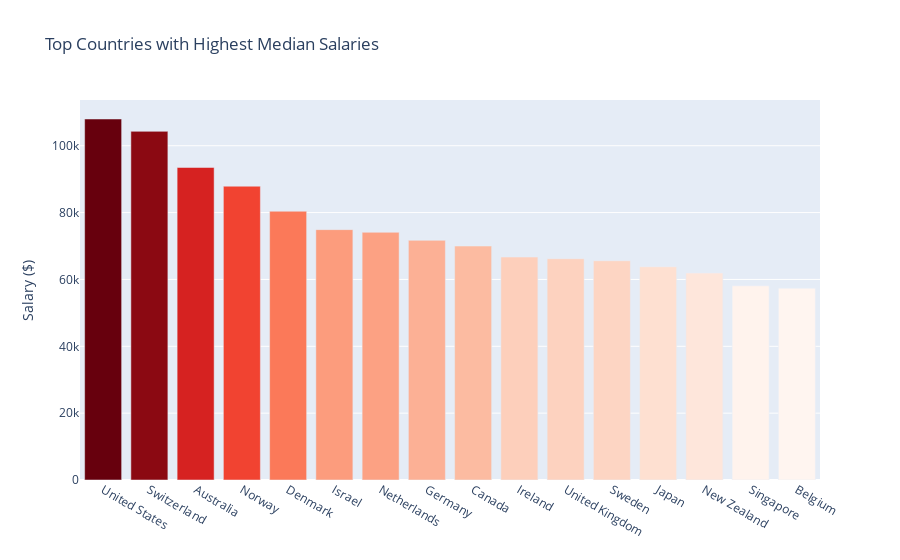

Notebook code for this chart:
### Markdown cell above
**The most wondering part of the survey is probably salaries. I think that there is no surprise in the ranking. However, before accepting a job offer,  I would recommend you to check [purchasing power parities](http://data.oecd.org/conversion/purchasing-power-parities-ppp.htm).** 

**Note: Although I calculate median salary that is more robust to outliers I dropped rate-adjusted monthly salaries less than 100 dollars more than 500.000 dollars for the following parts.**

### Code cell
mulchrep['CompensationAmount'] = mulchrep['CompensationAmount'].str.replace(',','')
mulchrep['CompensationAmount'] = mulchrep['CompensationAmount'].str.replace('-','')

salary = mulchrep[['CompensationAmount', 'CompensationCurrency', 'Country', 'JobSatisfaction', 
                    'CurrentJobTitleSelect', 'Age', 'GenderSelect']].dropna()

crates = pd.read_csv('/datasets/conversionRates.csv')
crates.drop('Unnamed: 0', axis=1, inplace=True)
salary = salary.merge(crates, left_on='CompensationCurrency', right_on='originCountry', how='left')
salary['Salary'] = pd.to_numeric(salary['CompensationAmount']) * salary['exchangeRate']

us_salary = salary[(salary['Salary'] > 100) & (salary['Salary'] < 500000) & 
                   (salary['Country'] == 'United States')] 
non_us_salary = salary[(salary['Salary'] > 100) & (salary['Salary'] < 500000) & 
                   (~(salary['Country'] == 'United States'))] 
sal_coun = salary.groupby('Country')['Salary'].median().round(-2).sort_values(ascending=False)[:16].\
    to_frame()

trace = go.Bar(
    x=sal_coun.index,
    y=sal_coun.Salary,
    marker=dict(
        color=sal_coun.Salary,
        colorscale='Reds'
    )
)

data = [trace]
layout = go.Layout(
    title = 'Top Countries with Highest Median Salaries',
    yaxis = dict(title='Salary ($)')
)

fig = go.Figure(data=data, layout=layout)
po.iplot(fig)

### Figure 1 — Plotly figure (JSON) as saved in the notebook; plotly's stock layout.template omitted (floating-point values rounded to 4 significant figures)
{"data": [{"marker": {"color": [108000, 104300, 93500, 87900, 80400, 74900, 74100, 71700, 70000, 66700, 66200, 65600, 63800, 61900, 58100, 57400], "colorscale": [[0, "rgb(255,245,240)"], [0.125, "rgb(254,224,210)"], [0.25, "rgb(252,187,161)"], [0.375, "rgb(252,146,114)"], [0.5, "rgb(251,106,74)"], [0.625, "rgb(239,59,44)"], [0.75, "rgb(203,24,29)"], [0.875, "rgb(165,15,21)"], [1, "rgb(103,0,13)"]]}, "type": "bar", "x": ["United States", "Switzerland", "Australia", "Norway", "Denmark", "Israel", "Netherlands", "Germany", "Canada", "Ireland", "United Kingdom", "Sweden", "Japan", "New Zealand", "Singapore", "Belgium"], "y": [108000, 104300, 93500, 87900, 80400, 74900, 74100, 71700, 70000, 66700, 66200, 65600, 63800, 61900, 58100, 57400]}], "layout": {"title": {"text": "Top Countries with Highest Median Salaries"}, "yaxis": {"title": {"text": "Salary ($)"}}}}
